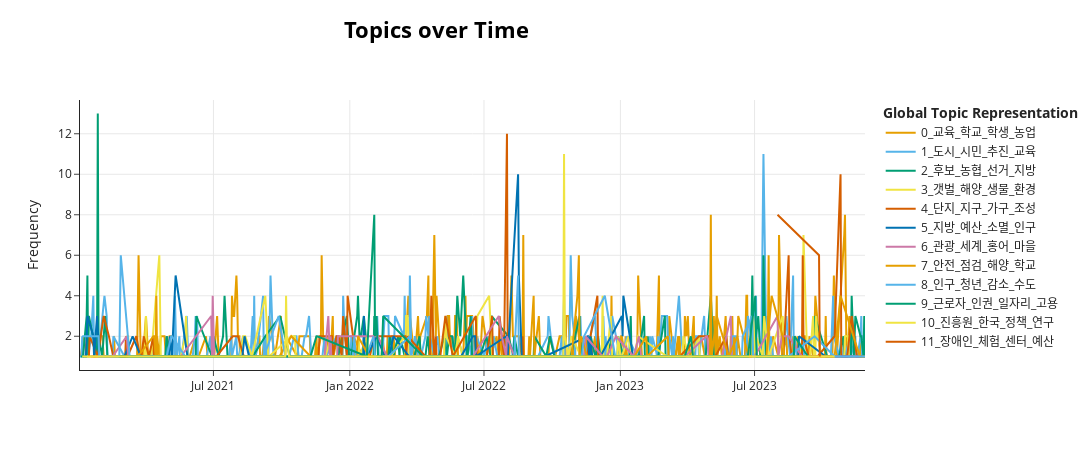

The notebook cell saved with this chart:
### Markdown cell above
# BERTopic 라이브러리를 활용한 시각화

### Code cell
model.visualize_topics_over_time(topics_over_time, topics=list(range(12)))

### Figure 1 — Plotly figure (JSON) as saved in the notebook; plotly's stock layout.template omitted (floating-point values rounded to 4 significant figures; data arrays with more than 128 entries replaced by an {"elided": "..."} marker saying what was removed)
{"data": [{"hoverinfo": "text", "hovertext": {"elided": "415 str values"}, "marker": {"color": "#E69F00"}, "mode": "lines", "name": "0_교육_학교_학생_농업", "type": "scatter", "x": {"elided": "415 str values"}, "y": {"elided": "415 int values"}}, {"hoverinfo": "text", "hovertext": {"elided": "353 str values"}, "marker": {"color": "#56B4E9"}, "mode": "lines", "name": "1_도시_시민_추진_교육", "type": "scatter", "x": {"elided": "353 str values"}, "y": {"elided": "353 int values"}}, {"hoverinfo": "text", "hovertext": {"elided": "212 str values"}, "marker": {"color": "#009E73"}, "mode": "lines", "name": "2_후보_농협_선거_지방", "type": "scatter", "x": {"elided": "212 str values"}, "y": {"elided": "212 int values"}}, {"hoverinfo": "text", "hovertext": {"elided": "173 str values"}, "marker": {"color": "#F0E442"}, "mode": "lines", "name": "3_갯벌_해양_생물_환경", "type": "scatter", "x": {"elided": "173 str values"}, "y": {"elided": "173 int values"}}, {"hoverinfo": "text", "hovertext": {"elided": "131 str values"}, "marker": {"color": "#D55E00"}, "mode": "lines", "name": "4_단지_지구_가구_조성", "type": "scatter", "x": {"elided": "131 str values"}, "y": {"elided": "131 int values"}}, {"hoverinfo": "text", "hovertext": ["<b>Topic 5</b><br>Words: 대표, 수산, 김산, 우리, 군수", "<b>Topic 5</b><br>Words: 대표, 수산, 동안, 우리, 자원", "<b>Topic 5</b><br>Words: 주택, 창업, 농촌, 농업, 이상", "<b>Topic 5</b><br>Words: 인재, 병원, 재단, 육성, 최선", "<b>Topic 5</b><br>Words: 학생, 지급, 김산, 올해, 군수", "<b>Topic 5</b><br>Words: 학생, 지급, 김산, 올해, 군수", "<b>Topic 5</b><br>Words: 인재, 재단, 육성, 사용, 박우량", "<b>Topic 5</b><br>Words: 농촌, 재단, 사용, 회장, 인재", "<b>Topic 5</b><br>Words: 아이, 대표, 사회, 아시아, 취재", "<b>Topic 5</b><br>Words: 신청, 김산, 최근, 이상, 군수", "<b>Topic 5</b><br>Words: 운동, 지급, 확산, 공무원, 시민", "<b>Topic 5</b><br>Words: 사회, 시설, 복지, 코로나, 사랑", "<b>Topic 5</b><br>Words: 인재, 재단, 사용, 육성, 코로나", "<b>Topic 5</b><br>Words: 인재, 재단, 사용, 우리, 대표", "<b>Topic 5</b><br>Words: 인재, 재단, 박우량, 사용, 대표", "<b>Topic 5</b><br>Words: 육성, 인재, 재단, 청년, 대표", "<b>Topic 5</b><br>Words: 주택, 서울, 군수, 전남도, 수도", "<b>Topic 5</b><br>Words: 회장, 육성, 농업, 발전, 단체", "<b>Topic 5</b><br>Words: 서비스, 확인, 정부, 공공, 행정", "<b>Topic 5</b><br>Words: 소득, 신청, 가구, 코로나, 대상", "<b>Topic 5</b><br>Words: 신청, 소득, 가구, 군민, 복지", "<b>Topic 5</b><br>Words: 인재, 재단, 양성, 박우량, 발전", "<b>Topic 5</b><br>Words: 본부, 소득, 국민, 재생, 학교", "<b>Topic 5</b><br>Words: 사용, 회장, 재단, 학생, 박우량", "<b>Topic 5</b><br>Words: 인재, 박우량, 양성, 사회, 재단", "<b>Topic 5</b><br>Words: 선정, 전라남도, 정원, 조성, 올해", "<b>Topic 5</b><br>Words: 재생, 에너지, 관련, 정책, 지급", "<b>Topic 5</b><br>Words: 에너지, 재생, 개발, 공유, 주민", "<b>Topic 5</b><br>Words: 희망, 아동, 사랑, 복지, 박우량", "<b>Topic 5</b><br>Words: 지급, 신청, 기초, 생활, 가족", "<b>Topic 5</b><br>Words: 지급, 기초, 코로나, 경제, 아시아", "<b>Topic 5</b><br>Words: 박우량, 복지, 협력, 군수, 소득", "<b>Topic 5</b><br>Words: 군민, 위원회, 도시, 예정, 구성", "<b>Topic 5</b><br>Words: 경영, 자치, 지방, 아시아, 행정", "<b>Topic 5</b><br>Words: 경영, 자치, 지방, 지자체, 노력", "<b>Topic 5</b><br>Words: 재단, 학생, 인재, 도움, 희망", "<b>Topic 5</b><br>Words: 사회, 재단, 경제, 아동, 대상", "<b>Topic 5</b><br>Words: 증가, 주요, 도시, 올해, 미래", "<b>Topic 5</b><br>Words: 신청, 주택, 창업, 박우량, 이후", "<b>Topic 5</b><br>Words: 신청, 주택, 창업, 내년, 이후", "<b>Topic 5</b><br>Words: 인재, 육성, 대표, 호남, 아시아", "<b>Topic 5</b><br>Words: 재단, 학생, 박우량, 우리, 운영", "<b>Topic 5</b><br>Words: 재단, 코로나, 학생, 인재, 육성", "<b>Topic 5</b><br>Words: 주택, 창업, 농촌, 농업, 이상", "<b>Topic 5</b><br>Words: 주택, 창업, 농업, 농촌, 이상", "<b>Topic 5</b><br>Words: 주택, 창업, 농촌, 농업, 이상", "<b>Topic 5</b><br>Words: 청년, 전남도, 신청, 기준, 소득", "<b>Topic 5</b><br>Words: 교류, 활성, 지급, 시설, 업무", "<b>Topic 5</b><br>Words: 인재, 사용, 재단, 희망, 육성", "<b>Topic 5</b><br>Words: 가구, 경제, 예산, 예정, 이상", "<b>Topic 5</b><br>Words: 취업, 여성, 신청, 기준, 국민", "<b>Topic 5</b><br>Words: 희망, 소득, 복지, 가구, 최대", "<b>Topic 5</b><br>Words: 인재, 관광, 육성, 재단, 관심", "<b>Topic 5</b><br>Words: 생각, 운동, 시작, 버스, 방문", "<b>Topic 5</b><br>Words: 지급, 가구, 생활, 소득, 신청", "<b>Topic 5</b><br>Words: 지급, 신청, 가구, 창업, 소득", "<b>Topic 5</b><br>Words: 지급, 소득, 생활, 가구, 방문", "<b>Topic 5</b><br>Words: 시스템, 예산, 지방, 지자체, 관리", "<b>Topic 5</b><br>Words: 인재, 양성, 학생, 지급, 도움", "<b>Topic 5</b><br>Words: 소멸, 인구, 지방, 감소, 대응", "<b>Topic 5</b><br>Words: 소멸, 인구, 지방, 감소, 대응", "<b>Topic 5</b><br>Words: 소멸, 인구, 계획, 지방, 대응", "<b>Topic 5</b><br>Words: 소멸, 인구, 지방, 단체, 대응", "<b>Topic 5</b><br>Words: 사랑, 아시아, 취재, 가운데, 본부", "<b>Topic 5</b><br>Words: 대표, 학생, 재단, 박우량, 생각", "<b>Topic 5</b><br>Words: 경영, 사회, 성장, 평가, 가치", "<b>Topic 5</b><br>Words: 예산, 일자리, 정비, 도시, 개선", "<b>Topic 5</b><br>Words: 예산, 일자리, 정비, 도시, 개선", "<b>Topic 5</b><br>Words: 예산, 일자리, 증가, 정비, 도시", "<b>Topic 5</b><br>Words: 예산, 일자리, 정비, 도시, 개선", "<b>Topic 5</b><br>Words: 교육청, 자원, 이번, 전국, 올해", "<b>Topic 5</b><br>Words: 재단, 사랑, 신청, 인재, 이용", "<b>Topic 5</b><br>Words: 지자체, 사랑, 가족, 신청, 분야", "<b>Topic 5</b><br>Words: 재단, 지자체, 사랑, 이후, 지방", "<b>Topic 5</b><br>Words: 상담, 복지, 센터, 재단, 필요", "<b>Topic 5</b><br>Words: 인재, 회장, 육성, 재단, 최초", "<b>Topic 5</b><br>Words: 재단, 인재, 육성, 박우량, 회장", "<b>Topic 5</b><br>Words: 농협, 인재, 박우량, 육성, 취재", "<b>Topic 5</b><br>Words: 신청, 지급, 청년, 사용, 전라남도", "<b>Topic 5</b><br>Words: 재단, 지자체, 경제, 도움, 전남도", "<b>Topic 5</b><br>Words: 에너지, 박우량, 세대, 군수, 신청", "<b>Topic 5</b><br>Words: 신청, 복지, 청년, 추가, 김산", "<b>Topic 5</b><br>Words: 사랑, 안전, 시행, 관심, 주민", "<b>Topic 5</b><br>Words: 일자리, 고용, 자치, 단체, 지방", "<b>Topic 5</b><br>Words: 예산, 정부, 확보, 산업, 구축", "<b>Topic 5</b><br>Words: 재단, 대표, 박우량, 인재, 육성", "<b>Topic 5</b><br>Words: 지방, 정부, 이전, 지자체, 교육", "<b>Topic 5</b><br>Words: 활동, 농가, 사회, 다양, 김산", "<b>Topic 5</b><br>Words: 인재, 재단, 육성, 학생, 군민", "<b>Topic 5</b><br>Words: 예산, 증가, 감소, 성장, 예방", "<b>Topic 5</b><br>Words: 예산, 필요, 정부, 지방, 문제", "<b>Topic 5</b><br>Words: 예산, 필요, 정부, 지방, 문제"], "marker": {"color": "#0072B2"}, "mode": "lines", "name": "5_지방_예산_소멸_인구", "type": "scatter", "x": ["2021-01-06T00:00:00", "2021-01-10T00:00:00", "2021-01-12T00:00:00", "2021-01-19T00:00:00", "2021-01-20T00:00:00", "2021-01-21T00:00:00", "2021-01-25T00:00:00", "2021-01-28T00:00:00", "2021-02-01T00:00:00", "2021-02-08T00:00:00", "2021-02-09T00:00:00", "2021-02-14T00:00:00", "2021-02-21T00:00:00", "2021-03-02T00:00:00", "2021-03-03T00:00:00", "2021-03-14T00:00:00", "2021-03-25T00:00:00", "2021-04-05T00:00:00", "2021-05-02T00:00:00", "2021-05-03T00:00:00", "2021-05-06T00:00:00", "2021-05-11T00:00:00", "2021-05-27T00:00:00", "2021-05-31T00:00:00", "2021-06-06T00:00:00", "2021-06-14T00:00:00", "2021-06-16T00:00:00", "2021-06-22T00:00:00", "2021-07-16T00:00:00", "2021-08-09T00:00:00", "2021-08-12T00:00:00", "2021-08-18T00:00:00", "2021-10-05T00:00:00", "2021-11-04T00:00:00", "2021-11-07T00:00:00", "2021-11-12T00:00:00", "2021-11-30T00:00:00", "2021-12-05T00:00:00", "2021-12-26T00:00:00", "2021-12-29T00:00:00", "2021-12-31T00:00:00", "2022-01-13T00:00:00", "2022-01-19T00:00:00", "2022-01-20T00:00:00", "2022-01-21T00:00:00", "2022-01-24T00:00:00", "2022-02-06T00:00:00", "2022-02-17T00:00:00", "2022-02-23T00:00:00", "2022-03-01T00:00:00", "2022-03-22T00:00:00", "2022-04-10T00:00:00", "2022-04-24T00:00:00", "2022-05-31T00:00:00", "2022-06-16T00:00:00", "2022-06-19T00:00:00", "2022-06-20T00:00:00", "2022-07-31T00:00:00", "2022-08-02T00:00:00", "2022-08-16T00:00:00", "2022-08-17T00:00:00", "2022-08-18T00:00:00", "2022-08-21T00:00:00", "2022-08-23T00:00:00", "2022-09-18T00:00:00", "2022-09-21T00:00:00", "2022-11-18T00:00:00", "2022-11-20T00:00:00", "2022-11-21T00:00:00", "2022-11-24T00:00:00", "2022-12-05T00:00:00", "2023-01-03T00:00:00", "2023-01-04T00:00:00", "2023-01-05T00:00:00", "2023-01-18T00:00:00", "2023-01-27T00:00:00", "2023-01-30T00:00:00", "2023-01-31T00:00:00", "2023-02-02T00:00:00", "2023-02-07T00:00:00", "2023-02-21T00:00:00", "2023-04-04T00:00:00", "2023-06-30T00:00:00", "2023-08-02T00:00:00", "2023-08-29T00:00:00", "2023-08-30T00:00:00", "2023-10-05T00:00:00", "2023-11-06T00:00:00", "2023-11-16T00:00:00", "2023-11-22T00:00:00", "2023-11-25T00:00:00", "2023-11-27T00:00:00"], "y": [1, 1, 3, 2, 2, 1, 3, 1, 1, 1, 1, 1, 1, 1, 1, 2, 1, 1, 1, 2, 1, 5, 1, 1, 1, 1, 1, 1, 1, 1, 2, 1, 1, 1, 1, 1, 1, 1, 1, 1, 1, 1, 1, 3, 1, 1, 2, 1, 1, 2, 1, 1, 1, 1, 2, 2, 1, 2, 1, 10, 5, 4, 1, 1, 1, 1, 2, 1, 2, 1, 1, 3, 2, 4, 1, 1, 1, 1, 1, 1, 1, 1, 1, 1, 1, 2, 1, 1, 1, 1, 1, 1]}, {"hoverinfo": "text", "hovertext": ["<b>Topic 6</b><br>Words: 마을, 중심, 관광, 공간, 가치", "<b>Topic 6</b><br>Words: 대통령, 풍력, 해상, 단지, 행사", "<b>Topic 6</b><br>Words: 생태, 자연, 바다, 공원, 조성", "<b>Topic 6</b><br>Words: 공원, 관광, 생태, 가능, 서울", "<b>Topic 6</b><br>Words: 전시, 바다, 한국, 세계, 관광", "<b>Topic 6</b><br>Words: 전시, 우리, 이번, 세계, 주제", "<b>Topic 6</b><br>Words: 전시, 사진, 구성, 세계, 세대", "<b>Topic 6</b><br>Words: 관광, 홍보, 축제, 모집, 행사", "<b>Topic 6</b><br>Words: 바다, 생물, 정책, 가치, 시대", "<b>Topic 6</b><br>Words: 문학, 축제, 도시, 세계, 관광", "<b>Topic 6</b><br>Words: 관광, 체험, 안전, 설치, 축제", "<b>Topic 6</b><br>Words: 생산, 축제, 홍보, 우수, 홍어", "<b>Topic 6</b><br>Words: 축제, 생산, 홍보, 관리, 홍어", "<b>Topic 6</b><br>Words: 관광, 마을, 세계, 우수, 선정", "<b>Topic 6</b><br>Words: 관광, 마을, 세계, 우수, 선정", "<b>Topic 6</b><br>Words: 관광, 세계, 마을, 우수, 선정", "<b>Topic 6</b><br>Words: 관광, 마을, 세계, 우수, 선정", "<b>Topic 6</b><br>Words: 주요, 홍보, 관광객, 아시아, 관광", "<b>Topic 6</b><br>Words: 우리, 전시, 자연, 진행, 환경", "<b>Topic 6</b><br>Words: 제도, 관광, 건설, 시간, 평가", "<b>Topic 6</b><br>Words: 청소년, 도시, 서울, 진행, 대학", "<b>Topic 6</b><br>Words: 농업, 홍보, 대회, 우수, 식품", "<b>Topic 6</b><br>Words: 예방, 아시아, 사랑, 설치, 군민", "<b>Topic 6</b><br>Words: 축제, 행사, 공원, 개최, 아시아", "<b>Topic 6</b><br>Words: 관광, 프로그램, 교육, 개발, 발굴", "<b>Topic 6</b><br>Words: 전시, 이번, 디지털, 시대, 프로그램", "<b>Topic 6</b><br>Words: 관광, 개발, 발굴, 진행, 프로그램", "<b>Topic 6</b><br>Words: 관광, 세계, 마을, 우수, 선정", "<b>Topic 6</b><br>Words: 관광, 세계, 마을, 우수, 선정", "<b>Topic 6</b><br>Words: 관광, 마을, 세계, 우수, 선정", "<b>Topic 6</b><br>Words: 관광, 세계, 마을, 우수, 선정", "<b>Topic 6</b><br>Words: 관광, 세계, 마을, 우수, 선정", "<b>Topic 6</b><br>Words: 축제, 공원, 내년, 주요, 행사", "<b>Topic 6</b><br>Words: 기간, 진행, 다양, 우수, 박우량", "<b>Topic 6</b><br>Words: 전시, 서울, 공간, 인근, 관광", "<b>Topic 6</b><br>Words: 전시, 시간, 활동, 희망, 역사", "<b>Topic 6</b><br>Words: 행사, 관광, 지정, 프로그램, 사랑", "<b>Topic 6</b><br>Words: 국제, 지급, 농촌, 아동, 시작", "<b>Topic 6</b><br>Words: 체험, 마을, 전시, 진행, 건립", "<b>Topic 6</b><br>Words: 전시, 예술, 적극, 공간, 다양", "<b>Topic 6</b><br>Words: 방문, 관광, 과정, 공유, 진행", "<b>Topic 6</b><br>Words: 관광, 공무원, 축제, 지자체, 군수", "<b>Topic 6</b><br>Words: 축제, 홍보, 소득, 우수, 도움", "<b>Topic 6</b><br>Words: 프로그램, 공원, 전시, 자연, 축제", "<b>Topic 6</b><br>Words: 관광, 교육, 활성, 자연, 역할", "<b>Topic 6</b><br>Words: 관광, 개발, 조성, 세계, 선정", "<b>Topic 6</b><br>Words: 행사, 여성, 김산, 참석, 군수", "<b>Topic 6</b><br>Words: 바다, 마을, 생태, 설치, 지정", "<b>Topic 6</b><br>Words: 프로그램, 오후, 운영, 진행, 참여", "<b>Topic 6</b><br>Words: 바다, 사진, 전시, 도시, 공원", "<b>Topic 6</b><br>Words: 관광, 관광객, 전라남도, 세계, 홍보", "<b>Topic 6</b><br>Words: 프로그램, 예술, 가족, 전시, 진행", "<b>Topic 6</b><br>Words: 주민, 공원, 행사, 체험, 참여", "<b>Topic 6</b><br>Words: 예술, 다양, 단체, 활동, 관광", "<b>Topic 6</b><br>Words: 전시, 관광, 마을, 가능, 프로그램", "<b>Topic 6</b><br>Words: 관광, 버스, 준비, 축제, 체험", "<b>Topic 6</b><br>Words: 인구, 관광, 세계, 다양, 가능", "<b>Topic 6</b><br>Words: 한국, 전시, 세계, 바다, 예술", "<b>Topic 6</b><br>Words: 관광, 수도, 갯벌, 축제, 바다", "<b>Topic 6</b><br>Words: 예술, 자연, 현장, 활동, 사랑", "<b>Topic 6</b><br>Words: 관광객, 관광, 축제, 증가, 방문", "<b>Topic 6</b><br>Words: 관광, 관광객, 축제, 증가, 방문", "<b>Topic 6</b><br>Words: 관광객, 관광, 축제, 증가, 방문", "<b>Topic 6</b><br>Words: 관광, 축제, 관광객, 박우량, 스마트", "<b>Topic 6</b><br>Words: 관광, 혁신, 스마트, 기업, 프로그램", "<b>Topic 6</b><br>Words: 사진, 바다, 전시, 사람, 서울", "<b>Topic 6</b><br>Words: 관광, 축제, 조성, 센터, 복합", "<b>Topic 6</b><br>Words: 프로그램, 체험, 자연, 다양, 운영", "<b>Topic 6</b><br>Words: 홍어, 축제, 관광, 운영, 행사", "<b>Topic 6</b><br>Words: 홍어, 축제, 관광객, 관광, 운영", "<b>Topic 6</b><br>Words: 홍어, 축제, 생산, 관광, 이번", "<b>Topic 6</b><br>Words: 홍어, 축제, 행사, 관광객, 관광", "<b>Topic 6</b><br>Words: 홍어, 축제, 관광, 생산, 운영", "<b>Topic 6</b><br>Words: 홍어, 축제, 관광객, 관광, 운영", "<b>Topic 6</b><br>Words: 전시, 한국, 생각, 공간, 사람", "<b>Topic 6</b><br>Words: 갯벌, 축제, 체험, 생태, 가치", "<b>Topic 6</b><br>Words: 갯벌, 축제, 체험, 생태, 관광", "<b>Topic 6</b><br>Words: 갯벌, 축제, 가치, 체험, 관광", "<b>Topic 6</b><br>Words: 갯벌, 축제, 체험, 가치, 생태", "<b>Topic 6</b><br>Words: 갯벌, 축제, 체험, 가치, 관광", "<b>Topic 6</b><br>Words: 활용, 교육청, 관광객, 감소, 관광", "<b>Topic 6</b><br>Words: 발굴, 국립, 건립, 전시, 센터", "<b>Topic 6</b><br>Words: 축제, 연계, 실시, 다양, 홍어", "<b>Topic 6</b><br>Words: 바다, 전시, 생물, 건립, 인권", "<b>Topic 6</b><br>Words: 프로그램, 관광, 이번, 체험, 시간", "<b>Topic 6</b><br>Words: 축제, 준비, 행사, 기관, 운동", "<b>Topic 6</b><br>Words: 전시, 이번, 다양, 농가, 소득", "<b>Topic 6</b><br>Words: 전시, 참석, 관계자, 다양, 축제", "<b>Topic 6</b><br>Words: 양식, 세계, 식품, 국제, 자연", "<b>Topic 6</b><br>Words: 양식, 세계, 국제, 식품, 자연", "<b>Topic 6</b><br>Words: 세계, 양식, 식품, 자연, 국제", "<b>Topic 6</b><br>Words: 관광, 산업, 체험, 디지털, 관광객", "<b>Topic 6</b><br>Words: 식품, 점검, 운영, 서울, 준비", "<b>Topic 6</b><br>Words: 프로그램, 시간, 운영, 국내, 관광", "<b>Topic 6</b><br>Words: 마을, 센터, 역량, 주민, 프로그램", "<b>Topic 6</b><br>Words: 정원, 전시, 한국, 이번, 박우량", "<b>Topic 6</b><br>Words: 세계, 전시, 주제, 이번, 개최", "<b>Topic 6</b><br>Words: 세계, 전시, 주제, 체험, 내년", "<b>Topic 6</b><br>Words: 우수, 관광, 자치, 전남도, 선정"], "marker": {"color": "#CC79A7"}, "mode": "lines", "name": "6_관광_세계_홍어_마을", "type": "scatter", "x": ["2021-01-17T00:00:00", "2021-02-07T00:00:00", "2021-02-09T00:00:00", "2021-02-15T00:00:00", "2021-03-06T00:00:00", "2021-03-07T00:00:00", "2021-03-08T00:00:00", "2021-03-31T00:00:00", "2021-04-02T00:00:00", "2021-04-13T00:00:00", "2021-05-18T00:00:00", "2021-06-28T00:00:00", "2021-06-29T00:00:00", "2021-06-30T00:00:00", "2021-07-01T00:00:00", "2021-07-02T00:00:00", "2021-07-03T00:00:00", "2021-07-17T00:00:00", "2021-07-27T00:00:00", "2021-09-07T00:00:00", "2021-09-24T00:00:00", "2021-10-14T00:00:00", "2021-10-21T00:00:00", "2021-11-03T00:00:00", "2021-11-23T00:00:00", "2021-11-26T00:00:00", "2021-11-28T00:00:00", "2021-12-03T00:00:00", "2021-12-04T00:00:00", "2021-12-05T00:00:00", "2021-12-06T00:00:00", "2021-12-07T00:00:00", "2021-12-15T00:00:00", "2021-12-16T00:00:00", "2022-02-08T00:00:00", "2022-02-20T00:00:00", "2022-03-28T00:00:00", "2022-04-05T00:00:00", "2022-04-29T00:00:00", "2022-05-10T00:00:00", "2022-06-15T00:00:00", "2022-06-16T00:00:00", "2022-07-21T00:00:00", "2022-07-25T00:00:00", "2022-07-31T00:00:00", "2022-08-01T00:00:00", "2022-08-11T00:00:00", "2022-08-12T00:00:00", "2022-08-26T00:00:00", "2022-09-12T00:00:00", "2022-10-03T00:00:00", "2022-10-19T00:00:00", "2022-10-26T00:00:00", "2022-11-13T00:00:00", "2022-11-15T00:00:00", "2022-12-08T00:00:00", "2022-12-11T00:00:00", "2022-12-14T00:00:00", "2022-12-26T00:00:00", "2023-01-19T00:00:00", "2023-01-26T00:00:00", "2023-01-29T00:00:00", "2023-01-31T00:00:00", "2023-02-08T00:00:00", "2023-02-09T00:00:00", "2023-03-13T00:00:00", "2023-03-26T00:00:00", "2023-03-29T00:00:00", "2023-04-27T00:00:00", "2023-04-28T00:00:00", "2023-04-30T00:00:00", "2023-05-01T00:00:00", "2023-05-02T00:00:00", "2023-05-03T00:00:00", "2023-05-18T00:00:00", "2023-05-30T00:00:00", "2023-05-31T00:00:00", "2023-06-07T00:00:00", "2023-06-08T00:00:00", "2023-06-09T00:00:00", "2023-06-12T00:00:00", "2023-06-15T00:00:00", "2023-06-28T00:00:00", "2023-07-01T00:00:00", "2023-08-01T00:00:00", "2023-08-02T00:00:00", "2023-08-07T00:00:00", "2023-08-08T00:00:00", "2023-08-14T00:00:00", "2023-08-15T00:00:00", "2023-08-16T00:00:00", "2023-09-03T00:00:00", "2023-09-12T00:00:00", "2023-09-26T00:00:00", "2023-11-07T00:00:00", "2023-11-14T00:00:00", "2023-11-15T00:00:00", "2023-11-16T00:00:00", "2023-11-20T00:00:00"], "y": [1, 1, 1, 1, 2, 1, 1, 1, 1, 1, 1, 3, 1, 4, 1, 1, 1, 1, 1, 1, 1, 1, 1, 1, 1, 1, 1, 3, 1, 1, 2, 1, 1, 2, 2, 1, 1, 1, 1, 1, 1, 1, 3, 2, 1, 2, 1, 1, 1, 1, 1, 1, 1, 1, 2, 1, 1, 1, 2, 1, 2, 1, 1, 1, 1, 1, 1, 1, 2, 2, 1, 1, 2, 1, 1, 3, 1, 1, 1, 1, 1, 1, 1, 1, 3, 1, 2, 2, 2, 2, 2, 1, 1, 1, 1, 1, 1, 1, 1]}, {"hoverinfo": "text", "hovertext": ["<b>Topic 7</b><br>Words: 점검, 안전, 실시, 병원, 코로나", "<b>Topic 7</b><br>Words: 어린이, 예방, 교통, 안전, 보호", "<b>Topic 7</b><br>Words: 어린이, 보호, 조성, 안전, 효과", "<b>Topic 7</b><br>Words: 투입, 교통, 집중, 안전, 확대", "<b>Topic 7</b><br>Words: 사람, 주민, 기대, 여성, 시간", "<b>Topic 7</b><br>Words: 사람, 주민, 기대, 여성, 시간", "<b>Topic 7</b><br>Words: 확보, 국립, 정부, 추진, 안전", "<b>Topic 7</b><br>Words: 지구, 개선, 확보, 점검, 조사", "<b>Topic 7</b><br>Words: 학교, 학생, 조사, 교육청, 위원회", "<b>Topic 7</b><br>Words: 학교, 학생, 아이, 발생, 교육청", "<b>Topic 7</b><br>Words: 안전, 시설, 건립, 해양, 국민", "<b>Topic 7</b><br>Words: 계획, 개발, 도시, 취재, 확보", "<b>Topic 7</b><br>Words: 인근, 안전, 본부, 발생, 상황", "<b>Topic 7</b><br>Words: 점검, 안전, 대상, 교육, 사용", "<b>Topic 7</b><br>Words: 예방, 안전, 산업, 현장, 발생", "<b>Topic 7</b><br>Words: 조사, 여성, 기간, 오후, 이후", "<b>Topic 7</b><br>Words: 집중, 아시아, 사용, 사항, 경제", "<b>Topic 7</b><br>Words: 집중, 사항, 사용, 점검, 계획", "<b>Topic 7</b><br>Words: 점검, 환경, 시설, 집중, 방침", "<b>Topic 7</b><br>Words: 병원, 의료, 수도, 공공, 서울", "<b>Topic 7</b><br>Words: 근로자, 관련, 조사, 장애인, 단체", "<b>Topic 7</b><br>Words: 인권, 점검, 근로자, 조사, 아시아", "<b>Topic 7</b><br>Words: 오전, 교통, 도움, 이날, 안전", "<b>Topic 7</b><br>Words: 후보, 국민, 가족, 문제, 이날", "<b>Topic 7</b><br>Words: 해양, 경영, 안전, 협약, 점검", "<b>Topic 7</b><br>Words: 생각, 여성, 해양, 시간, 학교", "<b>Topic 7</b><br>Words: 점검, 대응, 코로나, 확산, 상황", "<b>Topic 7</b><br>Words: 안전, 해양, 점검, 현장, 수산", "<b>Topic 7</b><br>Words: 점검, 근로자, 단체, 확인, 기관", "<b>Topic 7</b><br>Words: 관련, 인권, 시설, 위원회, 진행", "<b>Topic 7</b><br>Words: 해양, 참석, 국가, 마련, 공간", "<b>Topic 7</b><br>Words: 축제, 조사, 건립, 관광, 학교", "<b>Topic 7</b><br>Words: 설치, 교통, 시설, 발생, 예방", "<b>Topic 7</b><br>Words: 점검, 현장, 추진, 건립, 실시", "<b>Topic 7</b><br>Words: 교육, 교통, 안전, 자치, 홍보", "<b>Topic 7</b><br>Words: 점검, 전남도, 병원, 집중, 교류", "<b>Topic 7</b><br>Words: 오전, 이날, 안전, 발생, 시간", "<b>Topic 7</b><br>Words: 아동, 본부, 설치, 안전, 교통", "<b>Topic 7</b><br>Words: 정비, 올해, 해상, 규모, 설치", "<b>Topic 7</b><br>Words: 여성, 연구, 이번, 해양, 수산", "<b>Topic 7</b><br>Words: 안전, 시설, 점검, 관리, 발생", "<b>Topic 7</b><br>Words: 건설, 현장, 점검, 종합, 주택", "<b>Topic 7</b><br>Words: 안전, 전남도, 추가, 점검, 제도", "<b>Topic 7</b><br>Words: 오후, 현장, 안전, 투입, 마을", "<b>Topic 7</b><br>Words: 안전, 추가, 행사, 점검, 제도", "<b>Topic 7</b><br>Words: 안전, 교육청, 코로나, 병원, 협력", "<b>Topic 7</b><br>Words: 해양, 상황, 현장, 국민, 취재", "<b>Topic 7</b><br>Words: 현장, 병원, 발생, 이날, 사람", "<b>Topic 7</b><br>Words: 생태, 대상, 오후, 교육, 신청", "<b>Topic 7</b><br>Words: 규모, 발생, 오전, 이상, 이후", "<b>Topic 7</b><br>Words: 여성, 국가, 관련, 보호, 사회", "<b>Topic 7</b><br>Words: 보호, 해양, 상황, 해상, 시간", "<b>Topic 7</b><br>Words: 교수, 안전, 발생, 확인, 보호", "<b>Topic 7</b><br>Words: 점검, 발생, 안전, 해양, 바다", "<b>Topic 7</b><br>Words: 점검, 발생, 안전, 해양, 현장", "<b>Topic 7</b><br>Words: 공동, 학교, 확인, 추가, 동안", "<b>Topic 7</b><br>Words: 안전, 해양, 점검, 협약, 기관", "<b>Topic 7</b><br>Words: 학교, 예방, 안전, 어린이, 홍보", "<b>Topic 7</b><br>Words: 보호, 정부, 발생, 기관, 사람", "<b>Topic 7</b><br>Words: 해양, 점검, 안전, 현장, 대응", "<b>Topic 7</b><br>Words: 설명, 학교, 최근, 결과, 가구", "<b>Topic 7</b><br>Words: 관계자, 점검, 발생, 전문, 사항", "<b>Topic 7</b><br>Words: 체육, 점검, 관련, 관광, 실시", "<b>Topic 7</b><br>Words: 점검, 의료, 개소, 안전, 사항", "<b>Topic 7</b><br>Words: 조사, 이후, 확인, 방침, 학교", "<b>Topic 7</b><br>Words: 교통, 안전, 업무, 예방, 최근", "<b>Topic 7</b><br>Words: 해양, 조사, 안전, 관계자, 사진", "<b>Topic 7</b><br>Words: 조사, 방침, 신청, 이용, 오전", "<b>Topic 7</b><br>Words: 조사, 안전, 해양, 서울, 서비스", "<b>Topic 7</b><br>Words: 교통, 기관, 보호, 예방, 안전", "<b>Topic 7</b><br>Words: 대통령, 확인, 조사, 경우, 행정", "<b>Topic 7</b><br>Words: 오전, 이날, 시간, 주택, 안전", "<b>Topic 7</b><br>Words: 교통, 안전, 기관, 보호, 예방", "<b>Topic 7</b><br>Words: 오후, 이날, 본부, 안전, 인근", "<b>Topic 7</b><br>Words: 예방, 안전, 홍보, 이상, 활동", "<b>Topic 7</b><br>Words: 예방, 군민, 안전, 최근, 참석", "<b>Topic 7</b><br>Words: 점검, 환경, 시설, 관리, 집중", "<b>Topic 7</b><br>Words: 해양, 이후, 최근, 증가, 국민", "<b>Topic 7</b><br>Words: 대응, 체계, 호남, 보건, 관계자", "<b>Topic 7</b><br>Words: 조사, 오전, 민간, 시행, 기관", "<b>Topic 7</b><br>Words: 이상, 예방, 시행, 중요, 감소", "<b>Topic 7</b><br>Words: 안전, 학생, 어린이, 학교, 상황", "<b>Topic 7</b><br>Words: 학교, 학생, 주택, 협약, 감소", "<b>Topic 7</b><br>Words: 시설, 문제, 자연, 주민, 사회"], "marker": {"color": "#E69F00"}, "mode": "lines", "name": "7_안전_점검_해양_학교", "type": "scatter", "x": ["2021-01-20T00:00:00", "2021-01-21T00:00:00", "2021-03-03T00:00:00", "2021-03-09T00:00:00", "2021-03-19T00:00:00", "2021-03-21T00:00:00", "2021-04-11T00:00:00", "2021-04-12T00:00:00", "2021-04-14T00:00:00", "2021-04-15T00:00:00", "2021-04-16T00:00:00", "2021-04-23T00:00:00", "2021-06-10T00:00:00", "2021-07-04T00:00:00", "2021-08-10T00:00:00", "2021-09-02T00:00:00", "2021-09-03T00:00:00", "2021-09-06T00:00:00", "2021-09-28T00:00:00", "2021-10-14T00:00:00", "2021-11-09T00:00:00", "2021-11-16T00:00:00", "2021-11-18T00:00:00", "2021-11-27T00:00:00", "2021-12-10T00:00:00", "2021-12-22T00:00:00", "2022-01-10T00:00:00", "2022-01-12T00:00:00", "2022-01-27T00:00:00", "2022-02-24T00:00:00", "2022-03-14T00:00:00", "2022-04-18T00:00:00", "2022-05-18T00:00:00", "2022-05-24T00:00:00", "2022-05-25T00:00:00", "2022-09-01T00:00:00", "2022-09-06T00:00:00", "2022-09-07T00:00:00", "2022-09-20T00:00:00", "2022-09-28T00:00:00", "2022-10-19T00:00:00", "2022-10-27T00:00:00", "2022-11-04T00:00:00", "2022-11-06T00:00:00", "2022-11-07T00:00:00", "2022-11-09T00:00:00", "2022-11-17T00:00:00", "2022-11-30T00:00:00", "2023-01-06T00:00:00", "2023-01-09T00:00:00", "2023-01-20T00:00:00", "2023-02-05T00:00:00", "2023-02-06T00:00:00", "2023-03-06T00:00:00", "2023-03-07T00:00:00", "2023-03-17T00:00:00", "2023-03-21T00:00:00", "2023-03-22T00:00:00", "2023-03-27T00:00:00", "2023-03-29T00:00:00", "2023-04-20T00:00:00", "2023-05-02T00:00:00", "2023-05-03T00:00:00", "2023-05-04T00:00:00", "2023-05-11T00:00:00", "2023-05-27T00:00:00", "2023-06-08T00:00:00", "2023-06-09T00:00:00", "2023-06-23T00:00:00", "2023-07-06T00:00:00", "2023-07-17T00:00:00", "2023-07-24T00:00:00", "2023-08-08T00:00:00", "2023-08-10T00:00:00", "2023-09-01T00:00:00", "2023-09-06T00:00:00", "2023-09-08T00:00:00", "2023-09-21T00:00:00", "2023-10-17T00:00:00", "2023-10-25T00:00:00", "2023-11-20T00:00:00", "2023-11-22T00:00:00", "2023-11-26T00:00:00", "2023-11-27T00:00:00"], "y": [1, 1, 1, 1, 1, 1, 2, 2, 1, 4, 1, 1, 1, 1, 1, 1, 1, 1, 1, 2, 1, 1, 1, 1, 1, 1, 1, 2, 1, 1, 1, 1, 1, 1, 1, 1, 4, 1, 1, 1, 1, 1, 4, 6, 1, 2, 1, 1, 1, 1, 1, 2, 1, 2, 1, 1, 2, 1, 1, 1, 1, 1, 8, 1, 3, 1, 2, 3, 1, 1, 1, 4, 2, 1, 1, 1, 1, 1, 1, 4, 1, 1, 1, 1]}, {"hoverinfo": "text", "hovertext": ["<b>Topic 8</b><br>Words: 인구, 증가, 이상, 청년, 여성", "<b>Topic 8</b><br>Words: 발생, 국제, 확인, 가구, 학교", "<b>Topic 8</b><br>Words: 시설, 교육, 확인, 코로나, 학생", "<b>Topic 8</b><br>Words: 코로나, 학생, 시설, 확인, 학교", "<b>Topic 8</b><br>Words: 학생, 가족, 교육청, 서울, 학교", "<b>Topic 8</b><br>Words: 인구, 경기, 전국, 서울, 결과", "<b>Topic 8</b><br>Words: 병원, 관련, 서울, 코로나, 확산", "<b>Topic 8</b><br>Words: 인구, 도시, 수도, 증가, 산업", "<b>Topic 8</b><br>Words: 코로나, 확산, 관련, 추가, 양성", "<b>Topic 8</b><br>Words: 예방, 시행, 시설, 인구, 기관", "<b>Topic 8</b><br>Words: 예방, 시행, 시설, 기관, 이상", "<b>Topic 8</b><br>Words: 코로나, 병원, 인력, 예방, 시설", "<b>Topic 8</b><br>Words: 인구, 수도, 소멸, 지방, 감소", "<b>Topic 8</b><br>Words: 청년, 인구, 전국, 정책, 창업", "<b>Topic 8</b><br>Words: 인구, 수도, 호남, 증가, 경기", "<b>Topic 8</b><br>Words: 국가, 발전, 대상, 공유, 에너지", "<b>Topic 8</b><br>Words: 예방, 코로나, 이상, 시설, 인구", "<b>Topic 8</b><br>Words: 예방, 이상, 시설, 코로나, 실시", "<b>Topic 8</b><br>Words: 마을, 인구, 강화, 예술, 경기", "<b>Topic 8</b><br>Words: 코로나, 인근, 마을, 공무원, 오후", "<b>Topic 8</b><br>Words: 농촌, 인구, 재생, 아이, 이상", "<b>Topic 8</b><br>Words: 인구, 예방, 지자체, 감소, 아이", "<b>Topic 8</b><br>Words: 인구, 예방, 소멸, 감소, 지자체", "<b>Topic 8</b><br>Words: 업무, 개최, 성공, 국민, 국제", "<b>Topic 8</b><br>Words: 전라남도, 안정, 방침, 오전, 교육청", "<b>Topic 8</b><br>Words: 재생, 에너지, 전국, 청년, 개발", "<b>Topic 8</b><br>Words: 농가, 공동, 확산, 전라남도, 올해", "<b>Topic 8</b><br>Words: 수도, 관련, 추가, 발생, 경기", "<b>Topic 8</b><br>Words: 식품, 예방, 발생, 병원, 주민", "<b>Topic 8</b><br>Words: 기관, 공공, 지정, 사용, 인구", "<b>Topic 8</b><br>Words: 공무원, 경우, 관련, 발생, 학생", "<b>Topic 8</b><br>Words: 사례, 오후, 수도, 코로나, 서울", "<b>Topic 8</b><br>Words: 관련, 사례, 이후, 추가, 경기", "<b>Topic 8</b><br>Words: 평가, 자치, 종합, 지방, 성과", "<b>Topic 8</b><br>Words: 인구, 감소, 수도, 증가, 청년", "<b>Topic 8</b><br>Words: 인구, 마을, 주택, 청년, 주민", "<b>Topic 8</b><br>Words: 사례, 발생, 코로나, 예방, 기관", "<b>Topic 8</b><br>Words: 관광, 주민, 선정, 성장, 전국", "<b>Topic 8</b><br>Words: 축제, 학교, 사랑, 사용, 실시", "<b>Topic 8</b><br>Words: 발생, 아시아, 증가, 경제, 최근", "<b>Topic 8</b><br>Words: 추가, 코로나, 관련, 확산, 발생", "<b>Topic 8</b><br>Words: 코로나, 학생, 가족, 양성, 실시", "<b>Topic 8</b><br>Words: 청소년, 코로나, 예방, 발생, 의료", "<b>Topic 8</b><br>Words: 인구, 자치, 도시, 기업, 평가", "<b>Topic 8</b><br>Words: 코로나, 발생, 양성, 관련, 확인", "<b>Topic 8</b><br>Words: 학생, 학교, 전환, 전라남도, 버스", "<b>Topic 8</b><br>Words: 관련, 추가, 병원, 조사, 확인", "<b>Topic 8</b><br>Words: 인구, 평가, 우수, 도시, 정책", "<b>Topic 8</b><br>Words: 발생, 코로나, 병원, 확산, 추가", "<b>Topic 8</b><br>Words: 발생, 추가, 코로나, 시설, 중심", "<b>Topic 8</b><br>Words: 확산, 가족, 추가, 코로나, 시설", "<b>Topic 8</b><br>Words: 전남도, 확산, 코로나, 대응, 생활", "<b>Topic 8</b><br>Words: 추가, 코로나, 병원, 관련, 발생", "<b>Topic 8</b><br>Words: 인구, 시간, 주민, 개소, 시설", "<b>Topic 8</b><br>Words: 확산, 병원, 인구, 오후, 코로나", "<b>Topic 8</b><br>Words: 병원, 기간, 시설, 체계, 확산", "<b>Topic 8</b><br>Words: 학교, 상황, 교육청, 전환, 인구", "<b>Topic 8</b><br>Words: 병원, 시설, 코로나, 상황, 발생", "<b>Topic 8</b><br>Words: 경우, 코로나, 병원, 확산, 아이", "<b>Topic 8</b><br>Words: 경우, 코로나, 병원, 확산, 아이", "<b>Topic 8</b><br>Words: 인구, 감소, 마련, 소멸, 방안", "<b>Topic 8</b><br>Words: 인구, 청년, 증가, 수도, 감소", "<b>Topic 8</b><br>Words: 인구, 청년, 위기, 감소, 소멸", "<b>Topic 8</b><br>Words: 인구, 소멸, 청년, 산업, 전국", "<b>Topic 8</b><br>Words: 인구, 자치, 소멸, 지방, 단체", "<b>Topic 8</b><br>Words: 감소, 인구, 여성, 설치, 가족", "<b>Topic 8</b><br>Words: 소멸, 인구, 수도, 청년, 지방", "<b>Topic 8</b><br>Words: 개소, 전국, 지정, 사용, 전남도", "<b>Topic 8</b><br>Words: 인구, 예산, 코로나, 우수, 생물", "<b>Topic 8</b><br>Words: 발생, 병원, 농가, 확산, 예방", "<b>Topic 8</b><br>Words: 인구, 수도, 소멸, 지방, 감소", "<b>Topic 8</b><br>Words: 청년, 정책, 인구, 투입, 감소", "<b>Topic 8</b><br>Words: 청년, 인구, 소멸, 일자리, 투입", "<b>Topic 8</b><br>Words: 학교, 지방, 소멸, 인구, 기준", "<b>Topic 8</b><br>Words: 평가, 노력, 종합, 인구, 세대", "<b>Topic 8</b><br>Words: 수도, 지방, 인구, 학교, 위기", "<b>Topic 8</b><br>Words: 수도, 지방, 인구, 학교, 위기", "<b>Topic 8</b><br>Words: 인구, 마을, 가구, 수도, 시설", "<b>Topic 8</b><br>Words: 인구, 청년, 기준, 전남도, 지자체", "<b>Topic 8</b><br>Words: 일자리, 인구, 증가, 고용, 청년", "<b>Topic 8</b><br>Words: 청년, 분야, 인구, 전남도, 전국", "<b>Topic 8</b><br>Words: 인구, 감소, 전남도, 청년, 대응", "<b>Topic 8</b><br>Words: 인구, 감소, 수도, 아동, 가구", "<b>Topic 8</b><br>Words: 예방, 홍보, 시행, 박우량, 군수", "<b>Topic 8</b><br>Words: 인구, 증가, 감소, 청년, 수도", "<b>Topic 8</b><br>Words: 가구, 전국, 인구, 청년, 감소", "<b>Topic 8</b><br>Words: 가구, 전국, 인구, 개소, 청년", "<b>Topic 8</b><br>Words: 예방, 활동, 최선, 증가, 발생", "<b>Topic 8</b><br>Words: 버스, 인구, 지자체, 병원, 감소", "<b>Topic 8</b><br>Words: 지자체, 인구, 이상, 학교, 제공", "<b>Topic 8</b><br>Words: 농가, 전남도, 체전, 인구, 증가", "<b>Topic 8</b><br>Words: 농가, 발생, 확산, 확인, 본부", "<b>Topic 8</b><br>Words: 농가, 발생, 포함, 강화, 전남도", "<b>Topic 8</b><br>Words: 시스템, 식품, 기간, 방안, 이용", "<b>Topic 8</b><br>Words: 인구, 감소, 청년, 증가, 건립", "<b>Topic 8</b><br>Words: 감소, 인구, 생산, 건설, 경제", "<b>Topic 8</b><br>Words: 가구, 상담, 체험, 인구, 센터"], "marker": {"color": "#56B4E9"}, "mode": "lines", "name": "8_인구_청년_감소_수도", "type": "scatter", "x": ["2021-01-05T00:00:00", "2021-01-26T00:00:00", "2021-01-27T00:00:00", "2021-01-28T00:00:00", "2021-01-30T00:00:00", "2021-02-04T00:00:00", "2021-02-06T00:00:00", "2021-02-09T00:00:00", "2021-02-17T00:00:00", "2021-02-23T00:00:00", "2021-02-24T00:00:00", "2021-02-26T00:00:00", "2021-03-09T00:00:00", "2021-03-10T00:00:00", "2021-03-22T00:00:00", "2021-03-23T00:00:00", "2021-03-24T00:00:00", "2021-03-25T00:00:00", "2021-03-30T00:00:00", "2021-04-28T00:00:00", "2021-04-29T00:00:00", "2021-05-05T00:00:00", "2021-05-06T00:00:00", "2021-05-24T00:00:00", "2021-06-08T00:00:00", "2021-06-16T00:00:00", "2021-06-23T00:00:00", "2021-06-25T00:00:00", "2021-07-05T00:00:00", "2021-07-07T00:00:00", "2021-07-13T00:00:00", "2021-08-10T00:00:00", "2021-08-14T00:00:00", "2021-08-20T00:00:00", "2021-08-24T00:00:00", "2021-09-07T00:00:00", "2021-09-27T00:00:00", "2021-10-05T00:00:00", "2021-10-06T00:00:00", "2021-10-18T00:00:00", "2021-10-27T00:00:00", "2021-11-17T00:00:00", "2021-11-28T00:00:00", "2021-11-29T00:00:00", "2021-12-12T00:00:00", "2021-12-16T00:00:00", "2021-12-18T00:00:00", "2021-12-22T00:00:00", "2022-01-05T00:00:00", "2022-01-07T00:00:00", "2022-01-09T00:00:00", "2022-01-11T00:00:00", "2022-01-12T00:00:00", "2022-01-23T00:00:00", "2022-02-02T00:00:00", "2022-02-04T00:00:00", "2022-02-21T00:00:00", "2022-02-22T00:00:00", "2022-03-23T00:00:00", "2022-03-24T00:00:00", "2022-08-11T00:00:00", "2022-08-16T00:00:00", "2022-08-17T00:00:00", "2022-08-25T00:00:00", "2022-09-16T00:00:00", "2022-11-10T00:00:00", "2022-11-13T00:00:00", "2022-12-11T00:00:00", "2022-12-25T00:00:00", "2022-12-30T00:00:00", "2023-01-01T00:00:00", "2023-01-16T00:00:00", "2023-01-18T00:00:00", "2023-01-20T00:00:00", "2023-01-26T00:00:00", "2023-02-05T00:00:00", "2023-02-07T00:00:00", "2023-02-08T00:00:00", "2023-02-12T00:00:00", "2023-04-20T00:00:00", "2023-05-09T00:00:00", "2023-05-11T00:00:00", "2023-06-08T00:00:00", "2023-06-14T00:00:00", "2023-06-15T00:00:00", "2023-06-28T00:00:00", "2023-06-29T00:00:00", "2023-08-16T00:00:00", "2023-09-20T00:00:00", "2023-10-17T00:00:00", "2023-10-24T00:00:00", "2023-10-30T00:00:00", "2023-10-31T00:00:00", "2023-11-01T00:00:00", "2023-11-08T00:00:00", "2023-11-20T00:00:00", "2023-11-27T00:00:00"], "y": [2, 2, 2, 1, 1, 1, 1, 1, 1, 1, 1, 6, 1, 1, 1, 1, 1, 1, 1, 1, 1, 2, 2, 1, 1, 1, 1, 1, 1, 1, 1, 1, 1, 1, 1, 1, 3, 1, 1, 1, 1, 1, 1, 1, 1, 1, 1, 1, 1, 2, 1, 1, 1, 1, 2, 1, 1, 1, 2, 1, 1, 5, 1, 1, 1, 1, 2, 4, 1, 1, 1, 1, 1, 1, 1, 1, 1, 1, 1, 1, 1, 1, 1, 1, 2, 3, 1, 1, 2, 1, 1, 1, 1, 1, 1, 1, 1]}, {"hoverinfo": "text", "hovertext": ["<b>Topic 9</b><br>Words: 고용, 감소, 청년, 근로자, 증가", "<b>Topic 9</b><br>Words: 산업, 증가, 근로자, 성장, 운영", "<b>Topic 9</b><br>Words: 고용, 사람, 일자리, 취업, 근로자", "<b>Topic 9</b><br>Words: 대회, 근로자, 코로나, 공공, 방침", "<b>Topic 9</b><br>Words: 근로자, 관련, 장애인, 조사, 시행", "<b>Topic 9</b><br>Words: 근로자, 인권, 고용, 공무원, 지정", "<b>Topic 9</b><br>Words: 인권, 근로자, 공무원, 고용, 지정", "<b>Topic 9</b><br>Words: 조사, 인권, 단체, 추가, 필요", "<b>Topic 9</b><br>Words: 근로자, 문제, 인권, 사용, 발생", "<b>Topic 9</b><br>Words: 기간, 근로자, 인력, 희망, 사례", "<b>Topic 9</b><br>Words: 근로자, 기간, 인력, 문제, 사례", "<b>Topic 9</b><br>Words: 근로자, 기간, 문제, 인권, 발생", "<b>Topic 9</b><br>Words: 기간, 근로자, 인력, 사례, 희망", "<b>Topic 9</b><br>Words: 근로자, 농업, 협약, 교류, 인권", "<b>Topic 9</b><br>Words: 근로자, 농업, 협약, 교류, 인권", "<b>Topic 9</b><br>Words: 일자리, 고용, 근로자, 투입, 창업", "<b>Topic 9</b><br>Words: 일자리, 근로자, 고용, 창업, 청년", "<b>Topic 9</b><br>Words: 근로자, 농가, 프로그램, 인권, 보호", "<b>Topic 9</b><br>Words: 일자리, 고용, 근로자, 전남도, 기관", "<b>Topic 9</b><br>Words: 일자리, 공공, 모집, 근로자, 고용", "<b>Topic 9</b><br>Words: 고용, 경우, 조사, 근로자, 전국", "<b>Topic 9</b><br>Words: 근로자, 농가, 도움, 기준, 인권", "<b>Topic 9</b><br>Words: 근로자, 농가, 프로그램, 도움, 협약", "<b>Topic 9</b><br>Words: 복지, 사회, 시설, 조사, 근로자", "<b>Topic 9</b><br>Words: 장애인, 조사, 확인, 시간, 근로자", "<b>Topic 9</b><br>Words: 근로자, 경우, 인력, 시간, 한국", "<b>Topic 9</b><br>Words: 일자리, 근로자, 전남도, 취업, 상담", "<b>Topic 9</b><br>Words: 근로자, 농가, 인권, 프로그램, 제도", "<b>Topic 9</b><br>Words: 근로자, 농가, 프로그램, 인권, 제도", "<b>Topic 9</b><br>Words: 고용, 근로자, 제도, 대학, 관계자", "<b>Topic 9</b><br>Words: 지자체, 기초, 조사, 근로자, 기관", "<b>Topic 9</b><br>Words: 기초, 조사, 기관, 근로자, 공무원", "<b>Topic 9</b><br>Words: 지자체, 근로자, 기초, 보호, 조사", "<b>Topic 9</b><br>Words: 근로자, 협약, 업무, 인력, 인권", "<b>Topic 9</b><br>Words: 일자리, 공공, 근로자, 실시, 예정", "<b>Topic 9</b><br>Words: 일자리, 공공, 근로자, 예정, 참여", "<b>Topic 9</b><br>Words: 지자체, 기초, 근로자, 기관, 조사", "<b>Topic 9</b><br>Words: 근로자, 농가, 농촌, 인권, 제도", "<b>Topic 9</b><br>Words: 근로자, 농가, 제도, 농촌, 인권", "<b>Topic 9</b><br>Words: 근로자, 농촌, 방문, 인력, 고용"], "marker": {"color": "#009E73"}, "mode": "lines", "name": "9_근로자_인권_일자리_고용", "type": "scatter", "x": ["2021-02-23T00:00:00", "2021-04-05T00:00:00", "2021-10-18T00:00:00", "2021-10-19T00:00:00", "2021-11-09T00:00:00", "2021-11-17T00:00:00", "2021-11-18T00:00:00", "2022-01-24T00:00:00", "2022-02-03T00:00:00", "2022-02-04T00:00:00", "2022-02-06T00:00:00", "2022-02-07T00:00:00", "2022-02-08T00:00:00", "2022-02-13T00:00:00", "2022-02-15T00:00:00", "2022-04-10T00:00:00", "2022-04-21T00:00:00", "2022-06-27T00:00:00", "2022-07-21T00:00:00", "2022-08-02T00:00:00", "2022-08-24T00:00:00", "2022-09-18T00:00:00", "2022-09-19T00:00:00", "2022-12-01T00:00:00", "2023-01-25T00:00:00", "2023-03-15T00:00:00", "2023-03-29T00:00:00", "2023-04-06T00:00:00", "2023-04-09T00:00:00", "2023-06-22T00:00:00", "2023-07-02T00:00:00", "2023-07-03T00:00:00", "2023-07-04T00:00:00", "2023-07-06T00:00:00", "2023-07-28T00:00:00", "2023-07-31T00:00:00", "2023-08-21T00:00:00", "2023-08-23T00:00:00", "2023-08-24T00:00:00", "2023-09-11T00:00:00"], "y": [1, 1, 1, 1, 1, 2, 2, 1, 8, 2, 3, 2, 1, 1, 3, 1, 1, 1, 1, 1, 1, 1, 1, 1, 1, 1, 1, 2, 1, 1, 4, 2, 1, 1, 1, 1, 1, 1, 2, 1]}, {"hoverinfo": "text", "hovertext": ["<b>Topic 10</b><br>Words: 한국, 재단, 진흥원, 주민, 연구", "<b>Topic 10</b><br>Words: 마을, 세계, 공원, 사람, 바다", "<b>Topic 10</b><br>Words: 주민, 진흥원, 우리, 관광객, 연구", "<b>Topic 10</b><br>Words: 진흥원, 한국, 연구, 정책, 개발", "<b>Topic 10</b><br>Words: 교육, 운영, 문제, 진흥원, 우리", "<b>Topic 10</b><br>Words: 사람, 우리, 역사, 마을, 자연", "<b>Topic 10</b><br>Words: 진흥원, 한국, 정책, 연구, 우리", "<b>Topic 10</b><br>Words: 진흥원, 한국, 정책, 연구, 우리", "<b>Topic 10</b><br>Words: 진흥원, 한국, 정책, 연구, 주민", "<b>Topic 10</b><br>Words: 진흥원, 연구, 정책, 한국, 우리", "<b>Topic 10</b><br>Words: 진흥원, 연구, 한국, 주민, 미래", "<b>Topic 10</b><br>Words: 공원, 바다, 진흥원, 주민, 인근", "<b>Topic 10</b><br>Words: 진흥원, 역사, 연구, 마을, 시대", "<b>Topic 10</b><br>Words: 진흥원, 정책, 연구, 구축, 주민", "<b>Topic 10</b><br>Words: 어린이, 가운데, 전라남도, 마을, 체험", "<b>Topic 10</b><br>Words: 국내, 연구, 진흥원, 시대, 해양", "<b>Topic 10</b><br>Words: 국내, 연구, 진흥원, 시대, 해양", "<b>Topic 10</b><br>Words: 정책, 진흥원, 현장, 한국, 소통", "<b>Topic 10</b><br>Words: 양식, 소득, 생활, 진흥원, 사람", "<b>Topic 10</b><br>Words: 교수, 세계, 유치, 정책, 위원회", "<b>Topic 10</b><br>Words: 세계, 해양, 국내, 소득, 진흥원", "<b>Topic 10</b><br>Words: 행사, 회의, 진흥원, 지자체, 한국", "<b>Topic 10</b><br>Words: 지자체, 행사, 진흥원, 발전, 회의", "<b>Topic 10</b><br>Words: 사람, 한국, 서울, 역할, 결과", "<b>Topic 10</b><br>Words: 진흥원, 국내, 한국, 연구, 정책", "<b>Topic 10</b><br>Words: 진흥원, 한국, 정책, 우리, 이전"], "marker": {"color": "#F0E442"}, "mode": "lines", "name": "10_진흥원_한국_정책_연구", "type": "scatter", "x": ["2021-01-05T00:00:00", "2021-01-18T00:00:00", "2021-04-13T00:00:00", "2021-04-14T00:00:00", "2021-06-29T00:00:00", "2021-07-08T00:00:00", "2021-10-06T00:00:00", "2021-10-07T00:00:00", "2021-10-08T00:00:00", "2021-10-11T00:00:00", "2021-11-05T00:00:00", "2021-11-06T00:00:00", "2021-11-16T00:00:00", "2021-11-23T00:00:00", "2021-12-02T00:00:00", "2022-01-02T00:00:00", "2022-01-03T00:00:00", "2022-02-06T00:00:00", "2022-08-30T00:00:00", "2022-12-22T00:00:00", "2023-02-27T00:00:00", "2023-04-15T00:00:00", "2023-04-16T00:00:00", "2023-07-08T00:00:00", "2023-07-12T00:00:00", "2023-10-17T00:00:00"], "y": [1, 1, 1, 1, 1, 1, 1, 4, 2, 1, 1, 1, 1, 1, 1, 1, 1, 1, 1, 1, 1, 1, 1, 1, 1, 1]}, {"hoverinfo": "text", "hovertext": ["<b>Topic 11</b><br>Words: 체험, 센터, 장애인, 예산, 공모", "<b>Topic 11</b><br>Words: 장애인, 센터, 체험, 예산, 설립", "<b>Topic 11</b><br>Words: 장애인, 체험, 센터, 예산, 설립"], "marker": {"color": "#D55E00"}, "mode": "lines", "name": "11_장애인_체험_센터_예산", "type": "scatter", "x": ["2023-08-01T00:00:00", "2023-09-26T00:00:00", "2023-09-27T00:00:00"], "y": [8, 6, 1]}], "layout": {"height": 450, "hoverlabel": {"bgcolor": "white", "font": {"family": "Rockwell", "size": 16}}, "legend": {"title": {"text": "<b>Global Topic Representation"}}, "title": {"font": {"color": "Black", "size": 22}, "text": "<b>Topics over Time</b>", "x": 0.4, "xanchor": "center", "y": 0.95, "yanchor": "top"}, "width": 1250, "xaxis": {"showgrid": true}, "yaxis": {"showgrid": true, "title": {"text": "Frequency"}}}}
